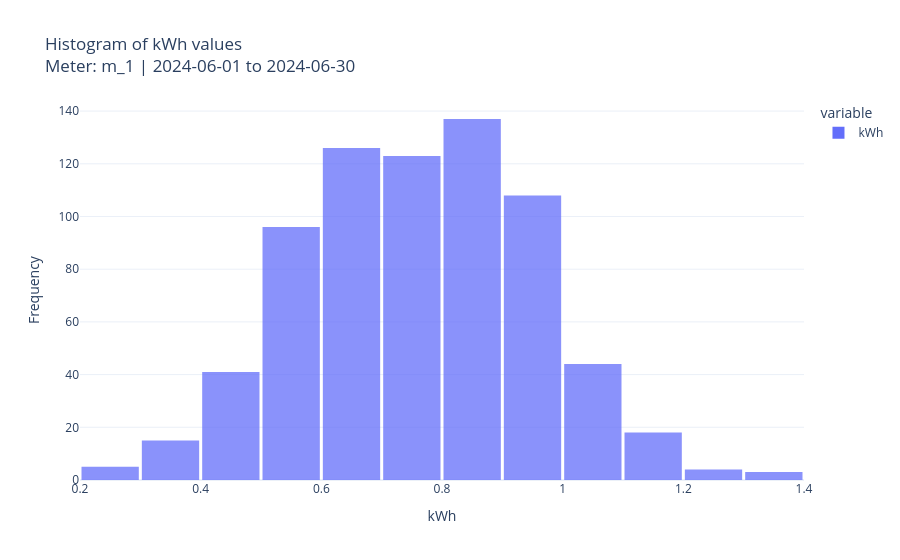

Write notebook code for a chart like this one.
### Markdown cell above
#### SQL Queries

### Code cell
# Query data sources for the selected meter
ds_query = f"""
SELECT grid_element_data_source_id, metrics, valid
FROM grid_element_data_source
WHERE grid_element_id = :grid_element_id AND grid_id = :grid_id;
"""
ds_result = %sql {ds_query}
ds_df = ds_result.DataFrame()

# Match metric to the correct UUID
matching = ds_df[ds_df['metrics'].apply(lambda m: desired_metric in m)]

if matching.empty:
    print(f"No data source with metric '{desired_metric}' found for meter '{grid_element_id}'.")
else:
    data_source_id = matching['grid_element_data_source_id'].iloc[0]
    validity = matching['valid'].iloc[0]
    print(f"Data source UUID: {data_source_id}")
    print(f"Validity range: {validity}")

    # Query time-series data
    ts_query = f"""
    SELECT value
    FROM ts_data_source_select(:data_source_id, :desired_metric, tstzrange(:start_time, :end_time, '[]'));
    """
    ts_result = %sql {ts_query}
    ts_df = ts_result.DataFrame()

    # Plot histogram using Plotly
    if ts_df.empty:
        print("No time-series data available for the specified time range.")
    else:
        values = ts_df['value'].dropna().to_frame(name=desired_metric)


        fig = px.histogram(
            values,
            nbins=20,
            title=f'Histogram of {desired_metric} values<br>Meter: {grid_element_id} | {start_time[:10]} to {end_time[:10]}',
            labels={'value': desired_metric},
            opacity=0.75
        )
        fig.update_layout(
            xaxis_title=desired_metric,
            yaxis_title='Frequency',
            bargap=0.05,
            template='plotly_white'
        )
        fig.show()

### Figure 1 — Plotly figure (JSON) as saved in the notebook; plotly's stock layout.template omitted (floating-point values rounded to 4 significant figures; data arrays with more than 128 entries replaced by an {"elided": "..."} marker saying what was removed)
{"data": [{"bingroup": "x", "hovertemplate": "variable=kWh<br>kWh=%{x}<br>count=%{y}<extra></extra>", "legendgroup": "kWh", "marker": {"color": "#636efa", "opacity": 0.75, "pattern": {"shape": ""}}, "name": "kWh", "nbinsx": 20, "orientation": "v", "showlegend": true, "type": "histogram", "x": {"elided": "720 float values"}, "xaxis": "x", "yaxis": "y"}], "layout": {"bargap": 0.05, "barmode": "relative", "legend": {"title": {"text": "variable"}, "tracegroupgap": 0}, "title": {"text": "Histogram of kWh values<br>Meter: m_1 | 2024-06-01 to 2024-06-30"}, "xaxis": {"anchor": "y", "domain": [0.0, 1.0], "title": {"text": "kWh"}}, "yaxis": {"anchor": "x", "domain": [0.0, 1.0], "title": {"text": "Frequency"}}}}
